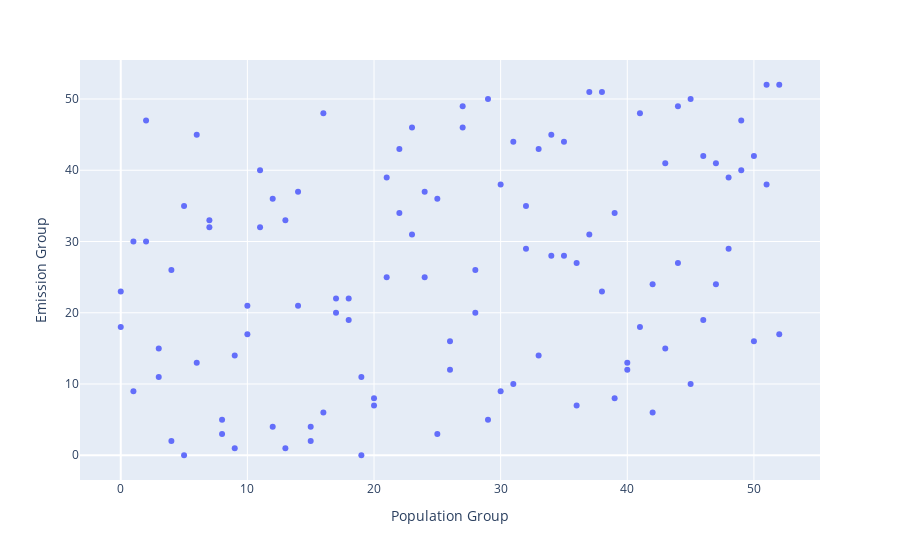
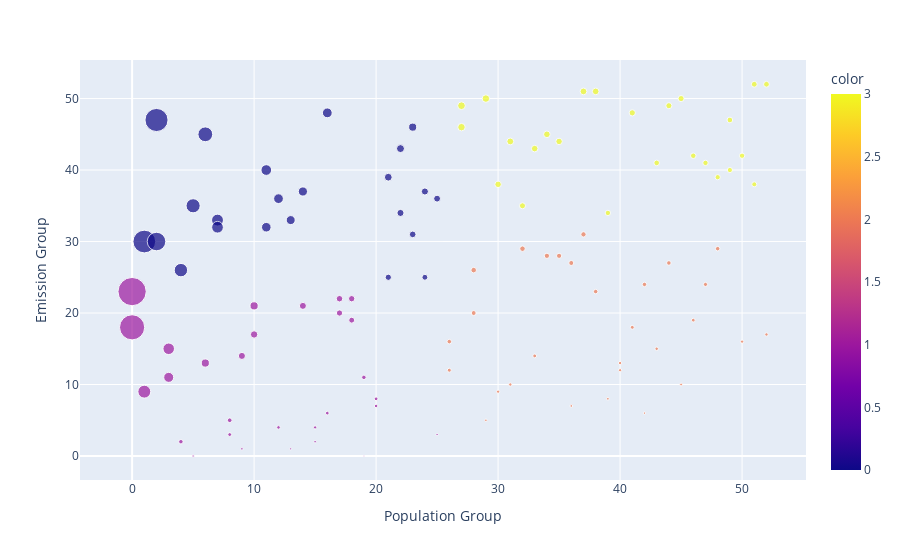

The code cell stored with these charts, in order, in its notebook:
### Code cell
# Reading data and renaming columns
co2_data = pd.read_csv("Datasets/co2_emission.csv")
flood_data = pd.read_csv("Datasets/gfd_event_stats_20215_13_error_fixed_2.csv")
co2_data.rename(columns={'Annual CO₂ emissions (tonnes )':'Emission'} ,inplace=True)
flood_data['totalPopulation'] = flood_data['dfo_dead'] + flood_data['dfo_displaced']

def getCommons():
    country_list = np.unique(flood_data['dfo_country'])
    co2_country = np.unique(co2_data['Entity'])
    country_list.sort()
    co2_country.sort()
    common_countries = []
    count = 0
    for countryName in country_list:
        for country in co2_country:
            if(countryName == country):
                count = count + 1
                common_countries.append(countryName)
    return common_countries

def getTimeRange(countryName):
    split_list = []
    for info in flood_data[flood_data['dfo_country'] == countryName]['system:index']:
        splitted = info.split('_')
        split_list.append(splitted[-1][0:4])
    return (split_list[0] ,split_list[-1])
common_countries = getCommons()

def getTotalPop(countryName):
    return flood_data[flood_data['dfo_country'] == countryName]['totalPopulation'].sum()

def getCO2Pollution(dates ,countryName):
    countryData = co2_data[co2_data['Entity'] == countryName]
    times = list(np.arange(int(dates[0]) ,(int(dates[1])+1)))
    total = countryData[countryData['Year'].isin(times)]['Emission'].sum()
    return total

country_data_co2 = co2_data[ (co2_data['Entity'] == common_countries[0])]
country_data_flood = flood_data[ flood_data['dfo_country'] == common_countries[0] ]
country_data_flood = flood_data[['dfo_began' ,'dfo_ended' ,'totalPopulation']]

data = []
formatted_data = []
for countryName in common_countries:
    data.append([countryName ,getTotalPop(countryName) ,getCO2Pollution(getTimeRange(countryName) ,countryName)])

for row in data:
    formatted_data.append([float(row[1]),float(row[2])])

arr = np.array(formatted_data)
names = np.array(data)

d = {'Country Name' : names[:,0] ,'Total Population' :arr[:,0] ,'Emission' : arr[:,1]}
df = pd.DataFrame(data=d)
df['Ratio'] = df['Total Population'] / df['Emission'] 

df['Emission Group'] = 0
df['Population Group'] = 0
df = df.sort_values(by=['Emission'])
emission_indexes = df['Emission'].index
index = 0
for i in emission_indexes:
    df.at[emission_indexes[index] ,'Emission Group'] = index / 2
    index = index + 1

df = df.sort_values(by=['Total Population'])
pop_indexes = df['Emission'].index
index = 0
for i in pop_indexes:
    df.at[pop_indexes[index] ,'Population Group'] = index / 2
    index = index + 1

df['Ratio'] = (df['Emission Group']+1) / (df['Population Group']+1) 

df.replace(np.inf ,0 ,inplace=True)

fig = px.scatter(df,x='Population Group',y='Emission Group',hover_data=['Country Name'])
fig.show()

kmeans_df = df[['Population Group','Emission Group']]
kmeans_df = kmeans_df.to_numpy()

# Using elbow method to find optimal cluster number.
inertias = []
mapping1 = {}
mapping2 = {}
K = range(1, 10)
 
for k in K:
    # Building and fitting the model
    kmeanModel = KMeans(n_clusters=k).fit(kmeans_df)
    kmeanModel.fit(kmeans_df)
    inertias.append(kmeanModel.inertia_)
 
    mapping1[k] = sum(np.min(cdist(kmeans_df, kmeanModel.cluster_centers_,
                                   'euclidean'), axis=1)) / kmeans_df.shape[0]
    mapping2[k] = kmeanModel.inertia_

plt.plot(K, inertias, 'bx-')
plt.xlabel('Values of K')
plt.ylabel('Inertia')
plt.title('The Elbow Method using Inertia')
plt.show()

last_df = pd.DataFrame(df, columns = ['Population Group','Emission Group','Country Name','Ratio'])
kmeans = KMeans(n_clusters=4, random_state=0)

kmeans = kmeans.fit(kmeans_df)

fig2 = px.scatter(last_df, x='Population Group',y='Emission Group', color=kmeans.labels_, 
                 hover_data=['Country Name'] ,size='Ratio')  
fig2.show()

### Figure 1 — Plotly figure (JSON) as saved in the notebook; plotly's stock layout.template omitted (floating-point values rounded to 4 significant figures)
{"data": [{"customdata": [["Belarus"], ["Azerbaijan"], ["Iraq"], ["Latvia"], ["Spain"], ["Egypt"], ["Slovenia"], ["Yemen"], ["Croatia"], ["Czech Republic"], ["Algeria"], ["Mongolia"], ["Turkey"], ["Bosnia and Herzegovina"], ["Morocco"], ["Ukraine"], ["Bahamas"], ["Togo"], ["Rwanda"], ["Botswana"], ["Papua New Guinea"], ["Tunisia"], ["Poland"], ["Greece"], ["Palestine"], ["Serbia"], ["Bulgaria"], ["Burundi"], ["New Zealand"], ["Hungary"], ["Fiji"], ["Lesotho"], ["Georgia"], ["Canada"], ["Slovakia"], ["Senegal"], ["Chile"], ["Syria"], ["South Sudan"], ["Mali"], ["Costa Rica"], ["Niger"], ["Italy"], ["Albania"], ["Iran"], ["Angola"], ["Cuba"], ["France"], ["Tanzania"], ["Romania"], ["North Korea"], ["Guinea"], ["Zambia"], ["Afghanistan"], ["Kazakhstan"], ["South Africa"], ["Uruguay"], ["Namibia"], ["Burkina Faso"], ["Australia"], ["South Korea"], ["Somalia"], ["Jamaica"], ["Venezuela"], ["Peru"], ["Dominican Republic"], ["Guatemala"], ["Japan"], ["Argentina"], ["Myanmar"], ["Malaysia"], ["Sudan"], ["El Salvador"], ["Kenya"], ["Germany"], ["Bolivia"], ["Mozambique"], ["Russia"], ["Mauritania"], ["Ecuador"], ["Haiti"], ["Guyana"], ["Ethiopia"], ["Brazil"], ["Chad"], ["Paraguay"], ["Nigeria"], ["Uganda"], ["Ghana"], ["Indonesia"], ["Malawi"], ["Mexico"], ["Madagascar"], ["Vietnam"], ["Cambodia"], ["Taiwan"], ["Sri Lanka"], ["Colombia"], ["Thailand"], ["Philippines"], ["Nepal"], ["Pakistan"], ["China"], ["Bangladesh"], ["Nicaragua"], ["India"]], "hovertemplate": "Population Group=%{x}<br>Emission Group=%{y}<br>Country Name=%{customdata[0]}<extra></extra>", "legendgroup": "", "marker": {"color": "#636efa", "symbol": "circle"}, "mode": "markers", "name": "", "orientation": "v", "showlegend": false, "type": "scatter", "x": [0, 0, 1, 1, 2, 2, 3, 3, 4, 4, 5, 5, 6, 6, 7, 7, 8, 8, 9, 9, 10, 10, 11, 11, 12, 12, 13, 13, 14, 14, 15, 15, 16, 16, 17, 17, 18, 18, 19, 19, 20, 20, 21, 21, 22, 22, 23, 23, 24, 24, 25, 25, 26, 26, 27, 27, 28, 28, 29, 29, 30, 30, 31, 31, 32, 32, 33, 33, 34, 34, 35, 35, 36, 36, 37, 37, 38, 38, 39, 39, 40, 40, 41, 41, 42, 42, 43, 43, 44, 44, 45, 45, 46, 46, 47, 47, 48, 48, 49, 49, 50, 50, 51, 51, 52, 52], "xaxis": "x", "y": [23, 18, 30, 9, 47, 30, 11, 15, 2, 26, 35, 0, 45, 13, 33, 32, 5, 3, 1, 14, 21, 17, 32, 40, 4, 36, 33, 1, 37, 21, 2, 4, 6, 48, 20, 22, 22, 19, 0, 11, 8, 7, 39, 25, 43, 34, 31, 46, 25, 37, 36, 3, 12, 16, 46, 49, 26, 20, 5, 50, 38, 9, 10, 44, 35, 29, 14, 43, 45, 28, 44, 28, 7, 27, 51, 31, 23, 51, 8, 34, 13, 12, 18, 48, 6, 24, 41, 15, 27, 49, 10, 50, 19, 42, 24, 41, 29, 39, 47, 40, 16, 42, 52, 38, 17, 52], "yaxis": "y"}], "layout": {"legend": {"tracegroupgap": 0}, "margin": {"t": 60}, "xaxis": {"anchor": "y", "domain": [0, 1], "title": {"text": "Population Group"}}, "yaxis": {"anchor": "x", "domain": [0, 1], "title": {"text": "Emission Group"}}}}

### Figure 2 — Plotly figure (JSON) as saved in the notebook; plotly's stock layout.template omitted (floating-point values rounded to 4 significant figures)
{"data": [{"customdata": [["Belarus"], ["Azerbaijan"], ["Iraq"], ["Latvia"], ["Spain"], ["Egypt"], ["Slovenia"], ["Yemen"], ["Croatia"], ["Czech Republic"], ["Algeria"], ["Mongolia"], ["Turkey"], ["Bosnia and Herzegovina"], ["Morocco"], ["Ukraine"], ["Bahamas"], ["Togo"], ["Rwanda"], ["Botswana"], ["Papua New Guinea"], ["Tunisia"], ["Poland"], ["Greece"], ["Palestine"], ["Serbia"], ["Bulgaria"], ["Burundi"], ["New Zealand"], ["Hungary"], ["Fiji"], ["Lesotho"], ["Georgia"], ["Canada"], ["Slovakia"], ["Senegal"], ["Chile"], ["Syria"], ["South Sudan"], ["Mali"], ["Costa Rica"], ["Niger"], ["Italy"], ["Albania"], ["Iran"], ["Angola"], ["Cuba"], ["France"], ["Tanzania"], ["Romania"], ["North Korea"], ["Guinea"], ["Zambia"], ["Afghanistan"], ["Kazakhstan"], ["South Africa"], ["Uruguay"], ["Namibia"], ["Burkina Faso"], ["Australia"], ["South Korea"], ["Somalia"], ["Jamaica"], ["Venezuela"], ["Peru"], ["Dominican Republic"], ["Guatemala"], ["Japan"], ["Argentina"], ["Myanmar"], ["Malaysia"], ["Sudan"], ["El Salvador"], ["Kenya"], ["Germany"], ["Bolivia"], ["Mozambique"], ["Russia"], ["Mauritania"], ["Ecuador"], ["Haiti"], ["Guyana"], ["Ethiopia"], ["Brazil"], ["Chad"], ["Paraguay"], ["Nigeria"], ["Uganda"], ["Ghana"], ["Indonesia"], ["Malawi"], ["Mexico"], ["Madagascar"], ["Vietnam"], ["Cambodia"], ["Taiwan"], ["Sri Lanka"], ["Colombia"], ["Thailand"], ["Philippines"], ["Nepal"], ["Pakistan"], ["China"], ["Bangladesh"], ["Nicaragua"], ["India"]], "hovertemplate": "Population Group=%{x}<br>Emission Group=%{y}<br>Ratio=%{marker.size}<br>Country Name=%{customdata[0]}<br>color=%{marker.color}<extra></extra>", "legendgroup": "", "marker": {"color": [1, 1, 0, 1, 0, 0, 1, 1, 1, 0, 0, 1, 0, 1, 0, 0, 1, 1, 1, 1, 1, 1, 0, 0, 1, 0, 0, 1, 0, 1, 1, 1, 1, 0, 1, 1, 1, 1, 1, 1, 1, 1, 0, 0, 0, 0, 0, 0, 0, 0, 0, 1, 2, 2, 3, 3, 2, 2, 2, 3, 3, 2, 2, 3, 3, 2, 2, 3, 3, 2, 3, 2, 2, 2, 3, 2, 2, 3, 2, 3, 2, 2, 2, 3, 2, 2, 3, 2, 2, 3, 2, 3, 2, 3, 2, 3, 2, 3, 3, 3, 2, 3, 3, 3, 2, 3], "coloraxis": "coloraxis", "size": [24, 19, 15.5, 5, 16, 10.33, 3, 4, 0.6, 5.4, 6, 0.1667, 6.571, 2, 4.25, 4.125, 0.6667, 0.4444, 0.2, 1.5, 2, 1.636, 2.75, 3.417, 0.3846, 2.846, 2.429, 0.1429, 2.533, 1.467, 0.1875, 0.3125, 0.4118, 2.882, 1.167, 1.278, 1.211, 1.053, 0.05, 0.6, 0.4286, 0.381, 1.818, 1.182, 1.913, 1.522, 1.333, 1.958, 1.04, 1.52, 1.423, 0.1538, 0.4815, 0.6296, 1.679, 1.786, 0.931, 0.7241, 0.2, 1.7, 1.258, 0.3226, 0.3438, 1.406, 1.091, 0.9091, 0.4412, 1.294, 1.314, 0.8286, 1.25, 0.8056, 0.2162, 0.7568, 1.368, 0.8421, 0.6154, 1.333, 0.225, 0.875, 0.3415, 0.3171, 0.4524, 1.167, 0.1628, 0.5814, 0.9545, 0.3636, 0.6222, 1.111, 0.2391, 1.109, 0.4255, 0.9149, 0.5208, 0.875, 0.6122, 0.8163, 0.96, 0.82, 0.3333, 0.8431, 1.019, 0.75, 0.3396, 1], "sizemode": "area", "sizeref": 0.06, "symbol": "circle"}, "mode": "markers", "name": "", "orientation": "v", "showlegend": false, "type": "scatter", "x": [0, 0, 1, 1, 2, 2, 3, 3, 4, 4, 5, 5, 6, 6, 7, 7, 8, 8, 9, 9, 10, 10, 11, 11, 12, 12, 13, 13, 14, 14, 15, 15, 16, 16, 17, 17, 18, 18, 19, 19, 20, 20, 21, 21, 22, 22, 23, 23, 24, 24, 25, 25, 26, 26, 27, 27, 28, 28, 29, 29, 30, 30, 31, 31, 32, 32, 33, 33, 34, 34, 35, 35, 36, 36, 37, 37, 38, 38, 39, 39, 40, 40, 41, 41, 42, 42, 43, 43, 44, 44, 45, 45, 46, 46, 47, 47, 48, 48, 49, 49, 50, 50, 51, 51, 52, 52], "xaxis": "x", "y": [23, 18, 30, 9, 47, 30, 11, 15, 2, 26, 35, 0, 45, 13, 33, 32, 5, 3, 1, 14, 21, 17, 32, 40, 4, 36, 33, 1, 37, 21, 2, 4, 6, 48, 20, 22, 22, 19, 0, 11, 8, 7, 39, 25, 43, 34, 31, 46, 25, 37, 36, 3, 12, 16, 46, 49, 26, 20, 5, 50, 38, 9, 10, 44, 35, 29, 14, 43, 45, 28, 44, 28, 7, 27, 51, 31, 23, 51, 8, 34, 13, 12, 18, 48, 6, 24, 41, 15, 27, 49, 10, 50, 19, 42, 24, 41, 29, 39, 47, 40, 16, 42, 52, 38, 17, 52], "yaxis": "y"}], "layout": {"coloraxis": {"colorbar": {"title": {"text": "color"}}, "colorscale": [[0, "#0d0887"], [0.1111, "#46039f"], [0.2222, "#7201a8"], [0.3333, "#9c179e"], [0.4444, "#bd3786"], [0.5556, "#d8576b"], [0.6667, "#ed7953"], [0.7778, "#fb9f3a"], [0.8889, "#fdca26"], [1, "#f0f921"]]}, "legend": {"itemsizing": "constant", "tracegroupgap": 0}, "margin": {"t": 60}, "xaxis": {"anchor": "y", "domain": [0, 1], "title": {"text": "Population Group"}}, "yaxis": {"anchor": "x", "domain": [0, 1], "title": {"text": "Emission Group"}}}}
